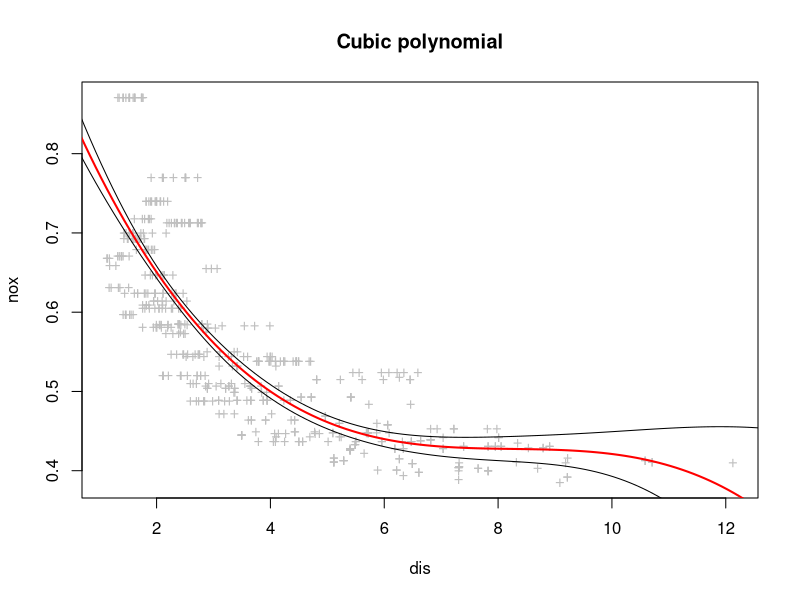
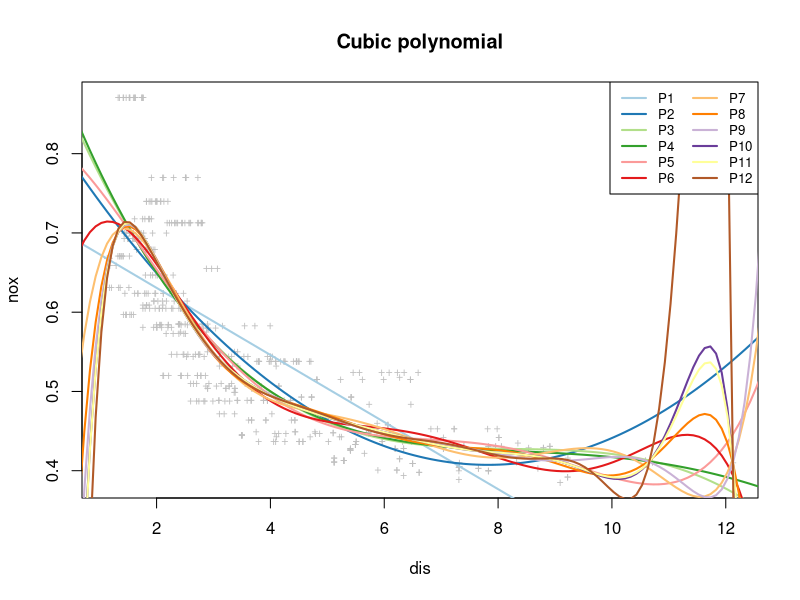
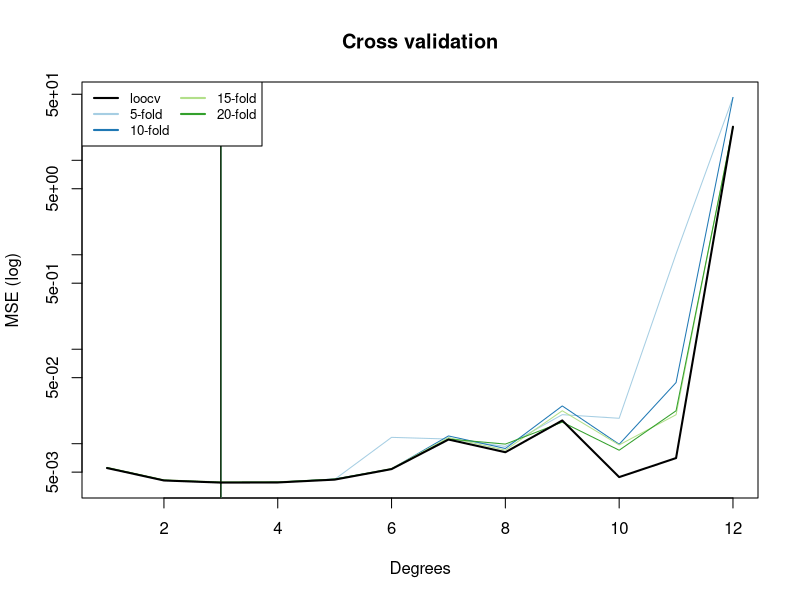
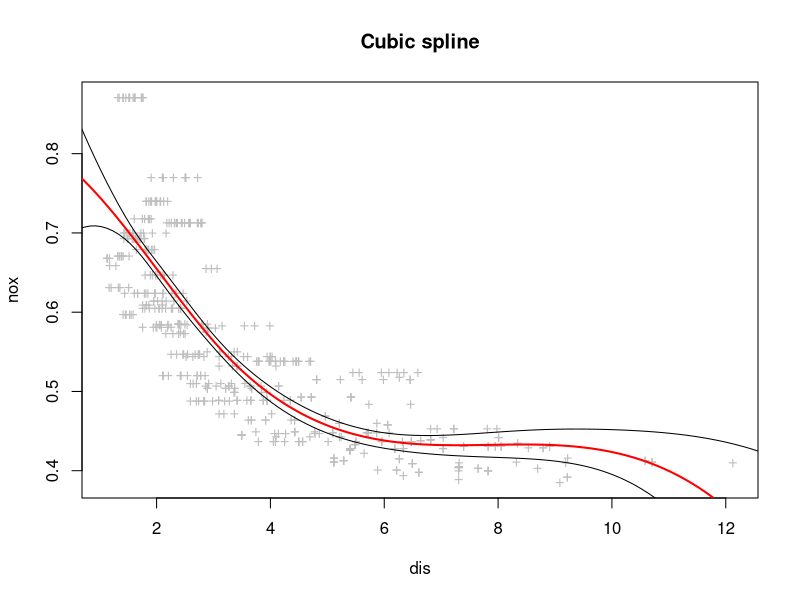
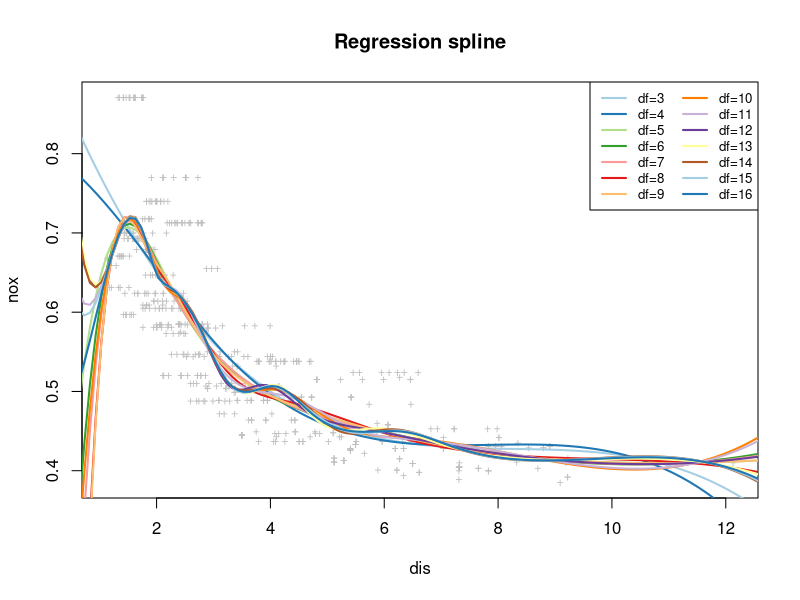
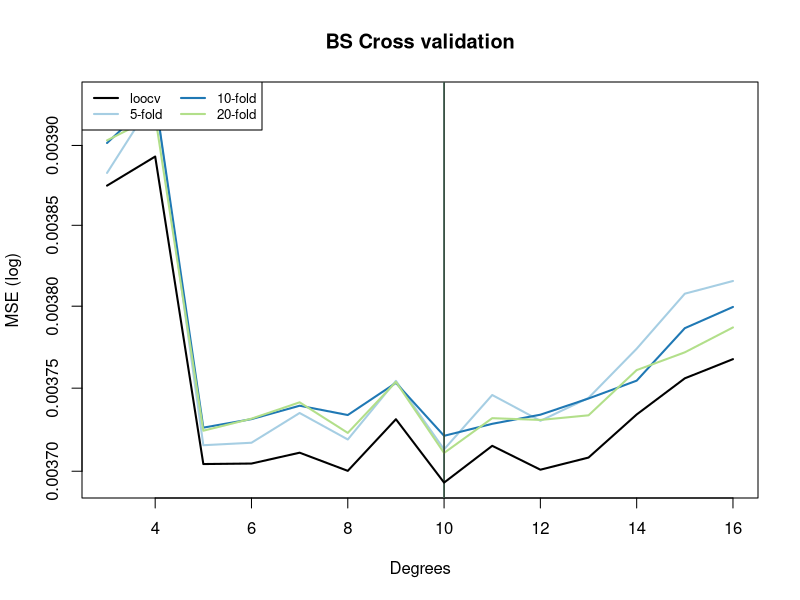

R code for these plots, in order: (Note: this script raises an error after producing the figures.)
################################################################################
##                          PREAMBLE AND DECLARATIONS                         ##
################################################################################
rm( list = ls( all.names = TRUE ) ) ; invisible( gc( ) )
devAskNewPage( ask = TRUE )

## Color brewing functionality is required
if( !tryCatch( { require( "RColorBrewer", quietly = TRUE ) ; TRUE }, error = function ( c ) FALSE ) ){
	install.packages( "RColorBrewer" )
	require( "RColorBrewer" )
}

## Using some environment fiddling define a generic kfold cross validator of 
##  R's linear models.
lm.kfold <-function( model, data = environment( model ), k = 10, seed = NULL, ... ) {
## Check the number of folds
	if( k != -1 && k <= 1 ) warning( sprintf(
		"Invalid number of folds %d. Running LOOCV instead.\n", k ) )
## Fix the model matrix for the cross validation
	X <- model.matrix( model, data = data, ... )
## Create a folding schedule
	schedule <- if( 1 < k && k < nrow( X ) ) {
## Create the groupping labels: split into k COMPLETE groups (of equal size)
		groups <- rep( seq_len( k ), rep( nrow( X ) %/% k, k ) )
## For a geniune k-folding generate a random permutaion
		if( !is.null( seed ) ) set.seed( seed )
## And split it according to the group labels
		split( sample.int( length( groups ) ), f = groups )
## No muscial reference here.
	} else {
## For leave-one-out cross validation, all observation are removed one by one.
		seq_len( nrow( X ) )
## C'mon, baby, do the LOOCV-omotion!
	}
## Perform the k-fold cross validation
	mse <- sapply( schedule, function( i ) {
## Exclude the fold and fit on the remaining data
		coef <- lm.fit( X[ -i, , drop = FALSE ], y = Boston$nox[ -i ] )$coefficients
## Compute the mean squared error of the model prediction on the excluded fold
		mean( ( Boston$nox[ i ] - X[ i, , drop = FALSE ] %*% coef ) ^ 2 )
	} )
## Compute the k-fold mean prediction squared error
	mean( mse )
}

## Perform crossvalidation of linear models in batch
lm.batch_xvalidate <- function( models, folds = integer( 0 ),
	replications = 20, ..., .verbose = TRUE ) {
## Fix the extra arguments
	args <- list( ... )

## Leave-one-out cross validation
	if( .verbose ) cat( "LOOCV...\n" )
	loocv_mse <- sapply( X = models, FUN = lm.kfold, k = -1, data = Boston )

## perform the k-fold cross validation
	if( .verbose && length( folds ) ) cat( "k-fold...\n" )
	kfold_mse <- lapply( folds, extra = args, FUN = function( k, extra ) {
		replicate( n = replications,
			do.call( sapply, args = c( list(
				X = models, FUN = lm.kfold, k = k ), extra ) ) )
		} )

# Compute the mean values and the standard deviations of the fold MSE
	if( .verbose ) cat( "processing...\n" )
	avg_kfold_mse <- lapply( kfold_mse, function( mse ) apply( mse, 1, mean ) )
	 sd_kfold_mse <- lapply( kfold_mse, function( mse ) apply( mse, 1, sd ) )

## Find the degree of the best polynomial in each type of cross validation
	opt_loocv <- structure( names = "loocv", which.min( loocv_mse ) )
	opt_kfold <- structure( names = names( folds ),
		sapply( avg_kfold_mse, which.min, USE.NAMES = FALSE ) )

## Return a cross-validation results object
	if( .verbose ) cat( "done...\n" )
	return( list(
		loocv = list( mse = loocv_mse, opt = opt_loocv, se = numeric( 1 ), raw = loocv_mse ),
		kfold = list( mse = avg_kfold_mse, opt = opt_kfold, se = sd_kfold_mse, raw = kfold_mse )
	) )
}

## Get the Boston data
library( MASS )
## Use splines
library( splines )

## Create a grid of distances
dis_seq <- do.call( seq, args = c( c( -1, 1 ) + range( Boston$dis ), list( by = .1 ) ) )

################################################################################
##                             A CUBIC POLYNOMIAL                             ##
################################################################################
fit <- lm( nox ~ poly( dis, 3 ), data = Boston )
nox_dis <- predict( fit, newdata = list( dis = dis_seq ), se = TRUE )

## Plot the fitted polynomial
plot( Boston$dis, Boston$nox, type = "p", pch = "+",
	cex = 1, col = "gray75", xlab = "dis", ylab = "nox",
	main = "Cubic polynomial" )

## Plot the fitted curve
lines( dis_seq, nox_dis$fit, col = "red", lwd = 2  )

## Plot ~95% confidence interval of the true nox
lines( dis_seq, nox_dis$fit + 1.96 * nox_dis$se, col = "black", lwd = 1 )
lines( dis_seq, nox_dis$fit - 1.96 * nox_dis$se, col = "black", lwd = 1 )

## Show the regression output.
smry <- summary( fit )
## The regression is significant and the fit is adequate overall.
{
	print( coef( smry ), digits = 3 )
	cat( sprintf( "Cubic polynomial\n R^2:\t%.3f\n RSS:\t%.3f\n",
		smry$r.squared, sum( smry$residuals ^ 2 ) ) )
}

################################################################################
## We are intereseted in model selection among polynomials of different degrees
degrees <- seq( 1, 12, by = 1 ) ; names( degrees ) <-  paste0( "P", degrees ) 

## Model sElection is Too metA.
## Create a set of polynomial models: this is meta!
poly_models <- lapply( degrees, function( d ) {
## This is the only way to make R not do its lazy evaluation in
##  the environment of this function.
		as.formula( paste0( "nox ~ poly( dis, ", d, " )" ) )
	} )

## Create the master plot
plot( Boston$dis, Boston$nox, type = "p", pch = "+",
	cex = .75, col = "gray75", xlab = "dis", ylab = "nox",
	main = "Cubic polynomial" )

## Pick some colours and fit a bunch of polynomials
colours <- brewer.pal( length( poly_models ), "Paired" )
RSS <- mapply( function( model, col ) {
## Fit the model and plot the fitted curve
	fit <- lm( model, data = Boston )
	lines( dis_seq, predict( fit, newdata =
		list( dis = dis_seq ) ), col = col, lwd = 2  )
## Return the RSS
	sum( fit$residuals * fit$residuals )
}, poly_models, colours, USE.NAMES = TRUE )

## Add a legend 
legend( "topright", lwd = 2, col = colours,
	legend = names( degrees ), cex = 0.8, ncol = 2 )

## As the number of parameters grows the fit of the regression curve
##  improves, however with dinimishing marginal reduction is the sum
##  of squares.
print( RSS )

################################################################################
## The greater the number of folds, the less variance in the estimated MSE,
##  but slower is the computation. For practical reasons it turns out to
##  be efficient to use 20-fold x-validation.
folds <- c( 5, 10, 15, 20 ) ; names( folds ) <- paste0( folds, "-fold" )
poly_xv <- lm.batch_xvalidate( poly_models, folds = folds, data = Boston )

## Create a plot
plot( range( degrees ), range( c( poly_xv$loocv$mse, unlist( poly_xv$kfold$mse ) ) ),
	type = "n", xlab = "Degrees", ylab = "MSE (log)", main = "Cross validation", log = "y" )

## Brew some adequate colours
colours <- structure( names = c( "loocv", names( folds ) ),
	c( "black", brewer.pal( length( folds ), "Paired" ) ) )
## Plot the k-fold cross validation results
for( i in seq_along( folds ) ) {
	lines( degrees, poly_xv$kfold$mse[[ i ]], type = "l", lwd = 1, col = colours[ i + 1 ] )
	abline( v = degrees[ poly_xv$kfold$opt[ i ] ], lwd = 1, col = colours[ i + 1 ] )
}

## Plot the loocv results atop the others
lines( degrees, poly_xv$loocv$mse, type = "l", lwd = 2, col = colours[ 1 ]  )
abline( v = degrees[ poly_xv$loocv$opt ], lwd = 1, col = colours[ 1 ] )

## Add a lagend
legend( "topleft", cex = 0.8, ncol = 2, lwd = 2,
	col = colours, legend = names( colours ) )

## Demonstrate the k-fold MSE-optimal models
{
	cat( "Cross validation selected the folowing models:\n" )
	cat( paste0( "\t", names( folds ), " \t", sapply( poly_xv$kfold$opt,
		function( i ) paste0( deparse( poly_models[[ i ]] ) ) ), "\n" ) )
	cat( paste0( "\tLOOCV  \t", deparse( poly_models[[ poly_xv$loocv$opt ]] ), "\n" ) )
}

################################################################################
##                                   SPLINES                                  ##
################################################################################
fit <- lm( nox ~ bs( dis, df = 4, degree = 3 ), data = Boston )

## Setting 4 degrees of freedom for a cubic spline imposes 2nd order smoothing
##  constraints. At each region we have a 3rd degree polynomial with 4 parameters.
##   * Continuity removes one degree of freedom in the chice of the parametrs at
##     each knot;
##   * First order smoothness does the same, and so does the continuity of the 
##     second derivative.
## The effective df = (K + 1) * 4 - K * 3 - 1 = K + 3. This means that there is
##   just one knot, and thus the domain is plit in halves. This regression spline
##   is a piecewise 2-order smooth curve with one knot.
## By default the bs() selects the knots using the empirical quantiles.
##  With 3 degrees of freedom this spline would coincide with a simple 3rd degree
##  polynomial.
nox_dis <- predict( fit, newdata = list( dis = dis_seq ), se = TRUE )

## Plot the fitted polynomial
plot( Boston$dis, Boston$nox, type = "p", pch = "+",
	cex = 1, col = "gray75", xlab = "dis", ylab = "nox",
	main = "Cubic spline" )

## Plot the fitted spline and ~95% confidence interval of the true nox
lines( dis_seq, nox_dis$fit, col = "red", lwd = 2  )
lines( dis_seq, nox_dis$fit + 1.96 * nox_dis$se, col = "black", lwd = 1 )
lines( dis_seq, nox_dis$fit - 1.96 * nox_dis$se, col = "black", lwd = 1 )

## Show the regression output.
smry <- summary( fit )
## The regression is significant and the fit is adequate overall.
{
	print( coef( smry ), digits = 3 )
	cat( sprintf( "Regression spline\n R^2:\t%.3f\n RSS:\t%.3f\n",
		smry$r.squared, sum( smry$residuals ^ 2 ) ) )
}

################################################################################
degrees_of_freedom <- 2 + seq_len( 14 )
names( degrees_of_freedom ) <- paste0( "df=", degrees_of_freedom )
spline_models <- lapply( degrees_of_freedom, function( df )
	as.formula( paste0( "nox ~ bs( dis, df = ", df, ", degree = 3 )" ) ) )

## Create the master plot
plot( Boston$dis, Boston$nox, type = "p", pch = "+",
	cex = .75, col = "gray75", xlab = "dis", ylab = "nox",
	main = "Regression spline" )

## Pick some colours and fit a bunch of polynomials
colours <- brewer.pal( length( spline_models ), "Paired" )
RSS <- mapply( function( model, col ) {
## Fit the model and plot the fitted curve
	fit <- lm( model, data = Boston )
	lines( dis_seq, predict( fit, newdata =
		list( dis = dis_seq ) ), col = col, lwd = 2  )
## Return the RSS
	sum( fit$residuals * fit$residuals )
}, spline_models, colours, USE.NAMES = TRUE )

## Add a legend 
legend( "topright", lwd = 2, col = colours,
	legend = names( degrees_of_freedom ), cex = 0.8, ncol = 2 )

## As the number of parameters grows the fit residla variance should decrease
##  strangely, this doesn't hold here in the case of the spline. Probably due
##  to the regularization.
print( RSS )

################################################################################
## We are interested in the fittness of the spline with varying number of free
##  parameters.
folds <- c( 5, 10, 20 ) ; names( folds ) <- paste0( folds, "-fold" )
spline_xv <- lm.batch_xvalidate( spline_models, folds = folds, data = Boston )

plot( range( degrees_of_freedom ), range( c( spline_xv$loocv$mse, unlist( spline_xv$kfold$mse ) ) ),
	type = "n", xlab = "Degrees", ylab = "MSE (log)", main = "BS Cross validation", log = "y" )

colours <- structure( c( "black", brewer.pal( length( folds ), "Paired" ) ),
	names = c( "loocv", names( folds ) ) )

for( i in seq_along( folds ) ) {
	lines( degrees_of_freedom, spline_xv$kfold$mse[[ i ]], type = "l", lwd = 2, col = colours[ i + 1 ] )
	abline( v = degrees_of_freedom[ spline_xv$kfold$opt[ i ] ], lwd = 1, col = colours[ i + 1 ] )
}

lines( degrees_of_freedom, spline_xv$loocv$mse, type = "l", lwd = 2, col = colours[ 1 ]  )
abline( v = degrees_of_freedom[ spline_xv$loocv$opt ], lwd = 1, col = colours[ 1 ] )

legend( "topleft", lwd = 2, col = colours, legend = names( colours ), cex = 0.8, ncol = 2 )

{
	cat( "Cross validation selected the folowing models:\n" )
	cat( paste0( "\t", names( folds ), " \t", sapply( xv$kfold$opt, function( i ) paste0( deparse( spline_models[[ i ]] ) ) ), "\n" ) )
	cat( paste0( "\tLOOCV  \t", deparse( spline_models[[ xv$loocv$opt ]] ), "\n" ) )
}

